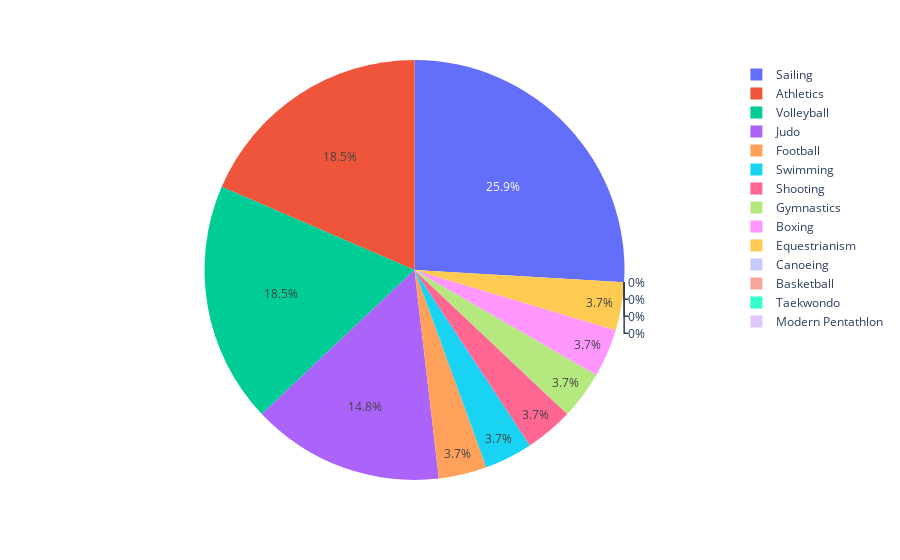

This figure's notebook cell:
### Markdown cell above
Agora faça um gráfico de setores (pizza) mostrando a distribuição de medalhas de ouro do Brasil por esporte.

### Code cell
# Cria o grafico de pizza utilizando as medalhas de ouro
fig = px.pie(
    df_medals_by_sports,
    values = 'Gold',
    names = df_medals_by_sports.index
)

# Exibe o grafico
fig.show()

### Figure 1 — Plotly figure (JSON) as saved in the notebook; plotly's stock layout.template omitted (floating-point values rounded to 4 significant figures)
{"data": [{"domain": {"x": [0, 1], "y": [0, 1]}, "hovertemplate": "index=%{label}<br>Gold=%{value}<extra></extra>", "labels": ["Sailing", "Athletics", "Volleyball", "Judo", "Football", "Swimming", "Shooting", "Gymnastics", "Boxing", "Equestrianism", "Canoeing", "Basketball", "Taekwondo", "Modern Pentathlon"], "legendgroup": "", "name": "", "showlegend": true, "type": "pie", "values": [7, 5, 5, 4, 1, 1, 1, 1, 1, 1, 0, 0, 0, 0]}], "layout": {"legend": {"tracegroupgap": 0}, "margin": {"t": 60}}}
